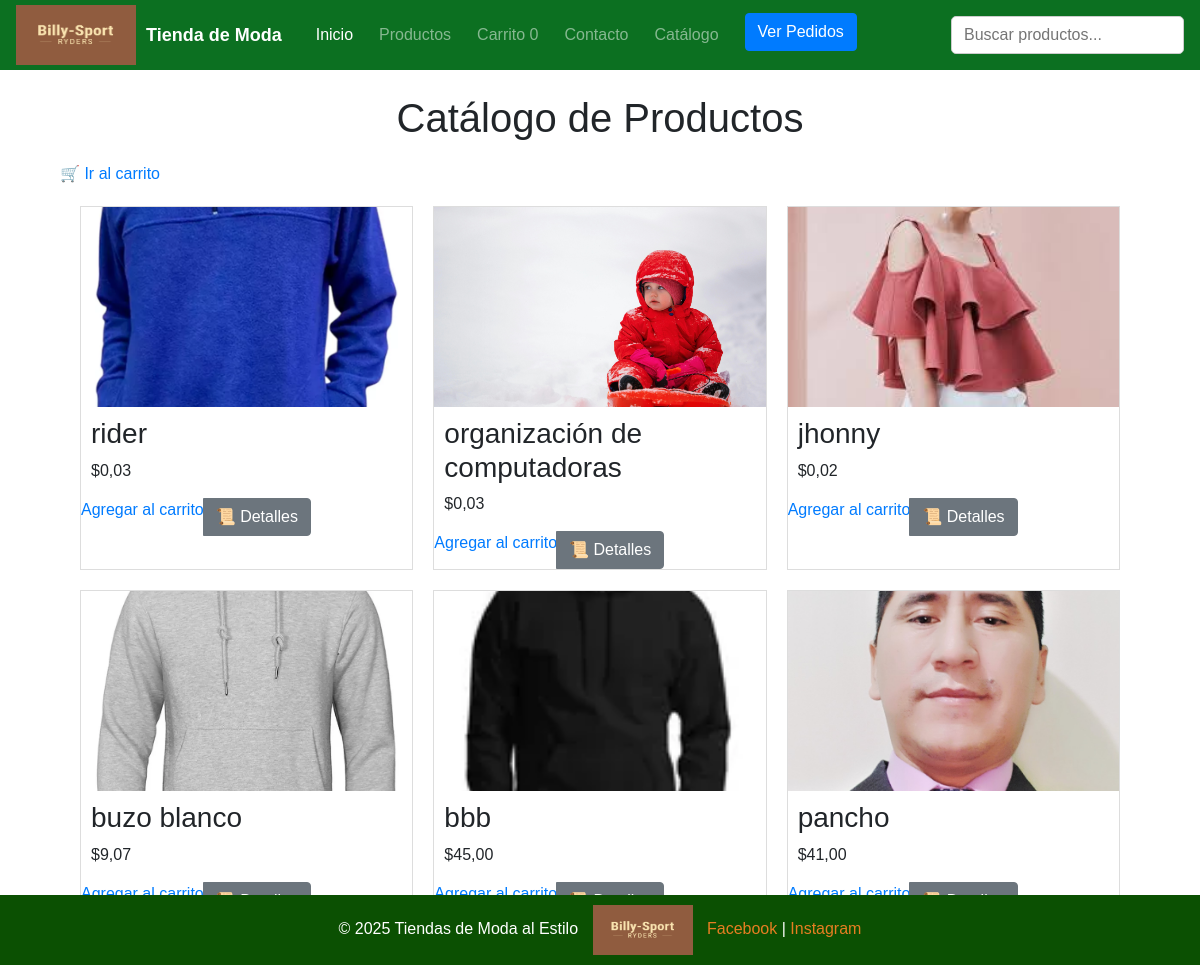
Screenshot of /catalogo/ with the database file from the repository.
### productos/models.py (models this page shows, shortened)
class Producto(models.Model):
    id = models.AutoField(primary_key=True)
    nombre = models.CharField(max_length=200)
    descripcion = models.TextField()
    precio = models.DecimalField(max_digits=10, decimal_places=2)
    stock = models.PositiveIntegerField(default=0)
    imagen = models.ImageField(upload_to='productos/', blank=True, null=True)
    destacado = models.BooleanField(default=False)
    COLOR_CHOICES = [
        ('rojo', 'Rojo'),
        ('naranja', 'Naranja'),
        ('amarillo', 'Amarillo'),
        ('verde', 'Verde'),
        ('celeste', 'Celeste'),
        ('azul', 'Azul'),
        ('violeta', 'Violeta'),
        ('rosa', 'Rosa'),
        ('negro', 'Negro'),
        ('blanco', 'Blanco'),
        ('gris', 'Gris'),
        ('marrón', 'Marrón'),
    ]
    color = models.CharField(max_length=20, choices=COLOR_CHOICES, default='rojo')
    categoria = models.ForeignKey(Categoria, on_delete=models.CASCADE, related_name='productos')

### productos/views.py (the view)
# urls.py: path('catalogo/', views.catalogo, name='catalogo'),
def catalogo(request):
    productos = Producto.objects.all()
    paginator = Paginator(productos, 12)  # Mostrar 12 productos por página
    page_number = request.GET.get('page')
    page_obj = paginator.get_page(page_number)
    context = {
        'page_obj': page_obj,  # Pasar el objeto de página al template
        'productos': productos # Pasar la lista de productos al template
    }
    return render(request, 'productos/catalogo.html', {'page_obj': page_obj})

### productos/templates/productos/catalogo.html (shortened to what this page needs)
{% extends 'productos/base.html' %}
{% load static %}
{% block content %}
<link rel="stylesheet" href="{% static 'productos/css/catalogo.css' %}">
<div class="container">
    <h1>Catálogo de Productos</h1>
    <a href="{% url 'productos:carrito' %}" class="carrito-link">🛒 Ir al carrito</a>
    <div class="product-grid">
        {% for producto in page_obj %}
            <div class="product">
                <img src="{{ producto.imagen.url }}" alt="{{ producto.nombre }}"
                    onerror="this.onerror=null; this.src='{% static 'productos/img/default.jpg' %}';">
                <div class="product-info">
                    <h3>{{ producto.nombre }}</h3>
                    <p>${{ producto.precio|floatformat:2 }}</p>
                </div>
                <div class="btn-group">
                    <a href="{% url 'productos:agregar_al_carrito' producto.id %}" class="btn-agregar">Agregar al carrito</a>
                    <a href="{% url 'productos:detalle_producto' producto.id %}" class="btn btn-secondary">📜 Detalles</a>
                </div>
            </div>
        {% empty %}
            <p>No hay productos disponibles en el catálogo.</p>
        {% endfor %}
    </div>
    <div class="pagination">
        <span class="step-links">
            <span class="current">Página {{ page_obj.number }} de {{ page_obj.paginator.num_pages }}.</span>
        </span>
    </div>
</div>
{% endblock %}

### productos/templates/productos/base.html (shortened to what this page needs)
{% load static %}
<!DOCTYPE html>
<html lang="es">
<head>
    <link href="https://stackpath.bootstrapcdn.com/bootstrap/4.5.2/css/bootstrap.min.css" rel="stylesheet">
    <link rel="stylesheet" href="{% static 'productos/css/base.css' %}">
    <link rel="stylesheet" href="https://cdnjs.cloudflare.com/ajax/libs/font-awesome/6.0.0/css/all.min.css">
</head>
<body>
    <nav class="navbar navbar-expand-lg navbar-dark">
        <a class="navbar-brand" href="{% url 'productos:index' %}">
            <img src="{% static 'productos/img/logo.png' %}" alt="Logo" class="header-logo">
            <span class="brand-name">Tienda de Moda</span>
        </a>
        <div class="collapse navbar-collapse" id="navbarNav">
            <ul class="navbar-nav ml-auto">
                <li class="nav-item active">
                    <a class="nav-link" href="{% url 'productos:index' %}">Inicio</a>
                </li>
                <li class="nav-item">
                    <a class="nav-link" href="{% url 'productos:lista_producto' %}">Productos</a>
                </li>
                <li class="nav-item">
                    <a class="nav-link" href="{% url 'productos:carrito' %}">Carrito
                        <span id="cantidadCarrito">{% if request.session.carrito %}{{ request.session.carrito|length }}{% else %}0{% endif %}</span>
                    </a>
                </li>
                <li class="nav-item">
                    <a class="nav-link" href="{% url 'productos:contacto' %}">Contacto</a>
                </li>
                <li class="nav-item">
                    <a class="nav-link" href="{% url 'productos:catalogo' %}">Catálogo</a>
                </li>
                <li class="nav-item">
                    <a href="{% url 'productos:lista_pedidos' %}" class="btn btn-primary ml-2">Ver Pedidos</a>
                </li>
            </ul>
            <input type="text" class="search-box" placeholder="Buscar productos...">
        </div>
    </nav>
    <div class="container mt-4">
        {% block content %}
        {% endblock %}
    </div>
    <footer class="footer">
        <div class="container text-center">
            <p>© 2025 Tiendas de Moda al Estilo
                <img src="{% static 'productos/img/logo.png' %}" alt="Logo" class="footer-logo">
                <a href="https://www.facebook.com" target="_blank">Facebook</a> |
                <a href="https://www.instagram.com" target="_blank">Instagram</a>
            </p>
        </div>
    </footer>
</body>
</html>

### static/productos/css/base.css (style rules this page uses)
nav { background-color: #0c7021; height: 70px; padding: 0 15px; margin-bottom: 10px; }
.navbar-brand { display: flex; align-items: center; margin-bottom: 0; }
.header-logo { width: 120px; height: 60px; margin-right: 10px; }
.brand-name { color: #fff; font-size: 18px; font-weight: bold; }
.navbar-nav { display: flex; justify-content: flex-start; width: 100%; }
.navbar-nav .nav-item { margin-left: 10px; }
.navbar-nav .nav-link { color: #fff; padding: 10px 15px; }
.search-box { padding: 6px 12px; border: 1px solid #ccc; border-radius: 5px; }
.footer { background-color: #0b5002; color: #fff; text-align: center; padding: 10px 0; position: fixed; bottom: 0; width: 100%; height: 70px; }
.footer-logo { width: 100px; height: 50px; margin: 0 10px; }
.footer a { color: #e67e22; text-decoration: none; }

### static/productos/css/catalogo.css (style rules this page uses)
body { font-family: sans-serif; margin: 0; }
h1 { text-align: center; margin-bottom: 20px; }
.product-grid { display: grid; grid-template-columns: repeat(auto-fit, minmax(250px, 1fr)); gap: 20px; padding: 20px; }
.product { border: 1px solid #ddd; overflow: hidden; transition: transform 0.3s ease; }
.product img { width: 100%; height: 200px; object-fit: cover; }
.product-info { padding: 10px; }
.product-info h3 { margin-top: 0; }
.product-info p { margin-bottom: 5px; }

### rows the page displays
Producto: imagen (picture), nombre "rider", precio "0,03"
Producto: imagen (picture), nombre "organización de computadoras", precio "0,03"
Producto: imagen (picture), nombre "jhonny", precio "0,02"
Producto: imagen (picture), nombre "buzo blanco", precio "9,07"
Producto: imagen (picture), nombre "bbb", precio "45,00"
Producto: imagen (picture), nombre "pancho", precio "41,00"
